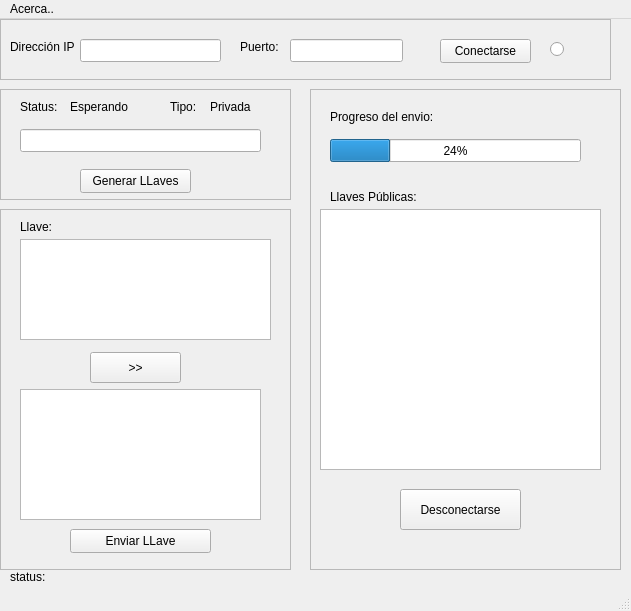
<?xml version="1.0" encoding="UTF-8"?>
<ui version="4.0">
 <class>MainWindow</class>
 <widget class="QMainWindow" name="MainWindow">
  <property name="geometry">
   <rect>
    <x>0</x>
    <y>0</y>
    <width>631</width>
    <height>611</height>
   </rect>
  </property>
  <property name="windowTitle">
   <string>AutoridadCertificadora</string>
  </property>
  <widget class="QWidget" name="centralwidget">
   <widget class="QFrame" name="frame">
    <property name="geometry">
     <rect>
      <x>0</x>
      <y>0</y>
      <width>611</width>
      <height>61</height>
     </rect>
    </property>
    <property name="frameShape">
     <enum>QFrame::StyledPanel</enum>
    </property>
    <property name="frameShadow">
     <enum>QFrame::Raised</enum>
    </property>
    <widget class="QLabel" name="label">
     <property name="geometry">
      <rect>
       <x>10</x>
       <y>20</y>
       <width>81</width>
       <height>16</height>
      </rect>
     </property>
     <property name="text">
      <string>Dirección IP</string>
     </property>
    </widget>
    <widget class="QLineEdit" name="txtDireccionIP">
     <property name="geometry">
      <rect>
       <x>80</x>
       <y>20</y>
       <width>141</width>
       <height>23</height>
      </rect>
     </property>
    </widget>
    <widget class="QLabel" name="label_2">
     <property name="geometry">
      <rect>
       <x>240</x>
       <y>20</y>
       <width>54</width>
       <height>15</height>
      </rect>
     </property>
     <property name="text">
      <string>Puerto:</string>
     </property>
    </widget>
    <widget class="QLineEdit" name="txtPuerto">
     <property name="geometry">
      <rect>
       <x>290</x>
       <y>20</y>
       <width>113</width>
       <height>23</height>
      </rect>
     </property>
    </widget>
    <widget class="QPushButton" name="btnConectarse">
     <property name="geometry">
      <rect>
       <x>440</x>
       <y>20</y>
       <width>91</width>
       <height>24</height>
      </rect>
     </property>
     <property name="text">
      <string>Conectarse</string>
     </property>
    </widget>
    <widget class="QRadioButton" name="rbtnConectado">
     <property name="geometry">
      <rect>
       <x>550</x>
       <y>20</y>
       <width>95</width>
       <height>21</height>
      </rect>
     </property>
     <property name="text">
      <string/>
     </property>
    </widget>
   </widget>
   <widget class="QFrame" name="frame_2">
    <property name="geometry">
     <rect>
      <x>0</x>
      <y>70</y>
      <width>291</width>
      <height>111</height>
     </rect>
    </property>
    <property name="frameShape">
     <enum>QFrame::StyledPanel</enum>
    </property>
    <property name="frameShadow">
     <enum>QFrame::Raised</enum>
    </property>
    <widget class="QLabel" name="label_3">
     <property name="geometry">
      <rect>
       <x>20</x>
       <y>10</y>
       <width>54</width>
       <height>15</height>
      </rect>
     </property>
     <property name="text">
      <string>Status:</string>
     </property>
    </widget>
    <widget class="QLabel" name="label_8">
     <property name="geometry">
      <rect>
       <x>170</x>
       <y>10</y>
       <width>31</width>
       <height>16</height>
      </rect>
     </property>
     <property name="text">
      <string>Tipo:</string>
     </property>
    </widget>
    <widget class="QLabel" name="lblTipoSolicitud">
     <property name="geometry">
      <rect>
       <x>210</x>
       <y>10</y>
       <width>54</width>
       <height>15</height>
      </rect>
     </property>
     <property name="text">
      <string>Privada</string>
     </property>
    </widget>
    <widget class="QLabel" name="label_4">
     <property name="geometry">
      <rect>
       <x>70</x>
       <y>10</y>
       <width>91</width>
       <height>16</height>
      </rect>
     </property>
     <property name="text">
      <string>Esperando</string>
     </property>
    </widget>
    <widget class="QPushButton" name="btnGenerarLlaves">
     <property name="geometry">
      <rect>
       <x>80</x>
       <y>80</y>
       <width>111</width>
       <height>24</height>
      </rect>
     </property>
     <property name="text">
      <string>Generar LLaves</string>
     </property>
    </widget>
    <widget class="QLineEdit" name="lineEdit">
     <property name="geometry">
      <rect>
       <x>20</x>
       <y>40</y>
       <width>241</width>
       <height>23</height>
      </rect>
     </property>
    </widget>
   </widget>
   <widget class="QFrame" name="frame_3">
    <property name="geometry">
     <rect>
      <x>0</x>
      <y>190</y>
      <width>291</width>
      <height>361</height>
     </rect>
    </property>
    <property name="frameShape">
     <enum>QFrame::StyledPanel</enum>
    </property>
    <property name="frameShadow">
     <enum>QFrame::Raised</enum>
    </property>
    <widget class="QPushButton" name="btnEnviarLlave">
     <property name="geometry">
      <rect>
       <x>70</x>
       <y>320</y>
       <width>141</width>
       <height>24</height>
      </rect>
     </property>
     <property name="text">
      <string>Enviar LLave</string>
     </property>
    </widget>
    <widget class="QPushButton" name="btnEncriptar">
     <property name="geometry">
      <rect>
       <x>90</x>
       <y>143</y>
       <width>91</width>
       <height>31</height>
      </rect>
     </property>
     <property name="text">
      <string>&gt;&gt;</string>
     </property>
    </widget>
    <widget class="QLabel" name="label_7">
     <property name="geometry">
      <rect>
       <x>20</x>
       <y>10</y>
       <width>54</width>
       <height>15</height>
      </rect>
     </property>
     <property name="text">
      <string>Llave:</string>
     </property>
    </widget>
    <widget class="QTextEdit" name="txtPlainLlave">
     <property name="geometry">
      <rect>
       <x>20</x>
       <y>30</y>
       <width>251</width>
       <height>101</height>
      </rect>
     </property>
    </widget>
    <widget class="QTextEdit" name="txtEncryptedLlave">
     <property name="geometry">
      <rect>
       <x>20</x>
       <y>180</y>
       <width>241</width>
       <height>131</height>
      </rect>
     </property>
    </widget>
   </widget>
   <widget class="QFrame" name="frame_4">
    <property name="geometry">
     <rect>
      <x>310</x>
      <y>70</y>
      <width>311</width>
      <height>481</height>
     </rect>
    </property>
    <property name="frameShape">
     <enum>QFrame::StyledPanel</enum>
    </property>
    <property name="frameShadow">
     <enum>QFrame::Raised</enum>
    </property>
    <widget class="QListWidget" name="listLlavesPublicas">
     <property name="geometry">
      <rect>
       <x>10</x>
       <y>120</y>
       <width>281</width>
       <height>261</height>
      </rect>
     </property>
    </widget>
    <widget class="QLabel" name="label_5">
     <property name="geometry">
      <rect>
       <x>20</x>
       <y>100</y>
       <width>111</width>
       <height>16</height>
      </rect>
     </property>
     <property name="text">
      <string>Llaves Públicas:</string>
     </property>
    </widget>
    <widget class="QProgressBar" name="progressBar">
     <property name="geometry">
      <rect>
       <x>20</x>
       <y>50</y>
       <width>251</width>
       <height>23</height>
      </rect>
     </property>
     <property name="value">
      <number>24</number>
     </property>
    </widget>
    <widget class="QLabel" name="label_6">
     <property name="geometry">
      <rect>
       <x>20</x>
       <y>20</y>
       <width>121</width>
       <height>16</height>
      </rect>
     </property>
     <property name="text">
      <string>Progreso del envio:</string>
     </property>
    </widget>
    <widget class="QPushButton" name="btnDesconectarse">
     <property name="geometry">
      <rect>
       <x>90</x>
       <y>400</y>
       <width>121</width>
       <height>41</height>
      </rect>
     </property>
     <property name="text">
      <string>Desconectarse</string>
     </property>
    </widget>
   </widget>
   <widget class="QLabel" name="lblStatus">
    <property name="geometry">
     <rect>
      <x>10</x>
      <y>550</y>
      <width>54</width>
      <height>15</height>
     </rect>
    </property>
    <property name="text">
     <string>status:</string>
    </property>
   </widget>
  </widget>
  <widget class="QMenuBar" name="menubar">
   <property name="geometry">
    <rect>
     <x>0</x>
     <y>0</y>
     <width>631</width>
     <height>21</height>
    </rect>
   </property>
   <widget class="QMenu" name="menuAcerca">
    <property name="title">
     <string>Acerca..</string>
    </property>
    <addaction name="actionVersion"/>
    <addaction name="actionSalir"/>
   </widget>
   <addaction name="menuAcerca"/>
  </widget>
  <widget class="QStatusBar" name="statusbar">
   <property name="enabled">
    <bool>true</bool>
   </property>
  </widget>
  <action name="actionVersion">
   <property name="text">
    <string>Versión</string>
   </property>
  </action>
  <action name="actionSalir">
   <property name="text">
    <string>Salir</string>
   </property>
  </action>
 </widget>
 <resources/>
 <connections/>
</ui>
